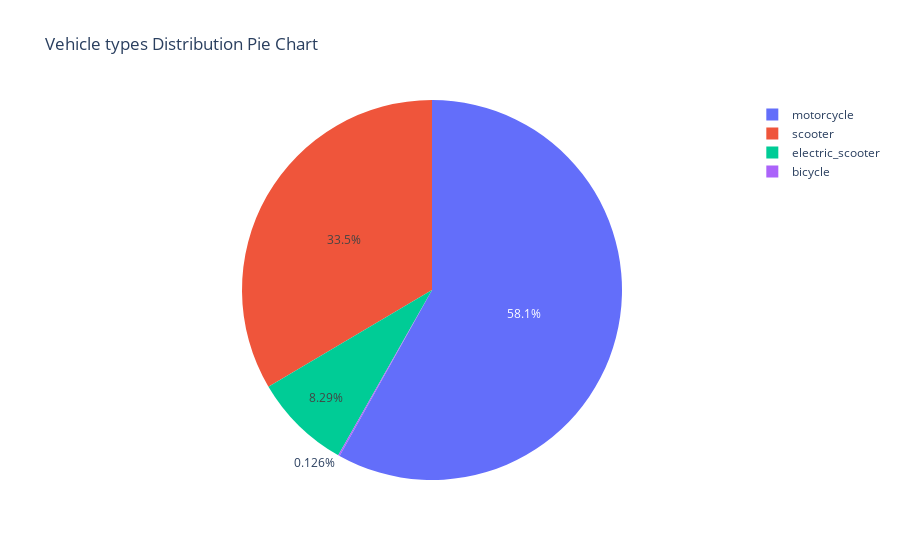

The code cell stored with this chart in its notebook:
### Markdown cell above
### Distribution of transportation modes

### Code cell
# create a df for analysing vehicle types

df_vehicles = pd.DataFrame(list(df['Type_of_vehicle'].value_counts().items()), 
                                  columns=['Type_of_vehicle', 'count'])

# Optionally, set the index to 'Road_traffic_density'
# df_counts.set_index('Road_traffic_density', inplace=True)

df_vehicles.info()

# Creating a pie chart using Plotly Express
fig = px.pie(df_vehicles, 
             names='Type_of_vehicle', 
             values='count', 
             title='Vehicle types Distribution Pie Chart')

# Show the plot
fig.show()

### Figure 1 — Plotly figure (JSON) as saved in the notebook; plotly's stock layout.template omitted (floating-point values rounded to 4 significant figures)
{"data": [{"domain": {"x": [0, 1], "y": [0, 1]}, "hovertemplate": "Type_of_vehicle=%{label}<br>count=%{value}<extra></extra>", "labels": ["motorcycle ", "scooter ", "electric_scooter ", "bicycle "], "legendgroup": "", "name": "", "showlegend": true, "type": "pie", "values": [32790, 18908, 4678, 71]}], "layout": {"legend": {"tracegroupgap": 0}, "title": {"text": "Vehicle types Distribution Pie Chart"}}}
